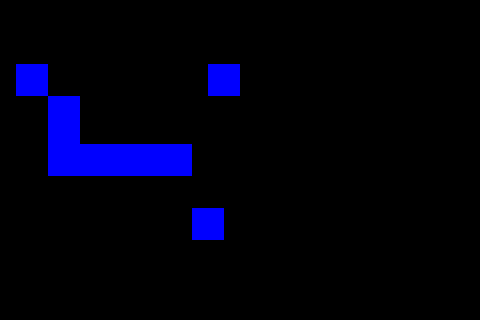

A level layout from a 2D game, rendered from its tile map. Below: a short description, then the map file with its tile-grid data intact:
An orthogonal 30x20 tile map with 16x16 px tiles, 1 tile layer (Tile Layer 1).

<map version="1.0" orientation="orthogonal" renderorder="right-down" width="30" height="20" tilewidth="16" tileheight="16" nextobjectid="1">
 <tileset firstgid="1" name="tileset" tilewidth="16" tileheight="16" tilecount="2" columns="2">
  <image source="tileset.bmp" width="32" height="16" />
 </tileset>
 <layer name="Tile Layer 1" width="30" height="20">
  <data encoding="csv">
0,0,0,0,0,0,0,0,0,0,0,0,0,0,0,0,0,0,0,0,0,0,0,0,0,0,0,0,0,0,
0,0,0,0,0,0,0,0,0,0,0,0,0,0,0,0,0,0,0,0,0,0,0,0,0,0,0,0,0,0,
0,0,0,0,0,0,0,0,0,0,0,0,0,0,0,0,0,0,0,0,0,0,0,0,0,0,0,0,0,0,
0,0,0,0,0,0,0,0,0,0,0,0,0,0,0,0,0,0,0,0,0,0,0,0,0,0,0,0,0,0,
0,1,1,0,0,0,0,0,0,0,0,0,0,1,1,0,0,0,0,0,0,0,0,0,0,0,0,0,0,0,
0,1,1,0,0,0,0,0,0,0,0,0,0,1,1,0,0,0,0,0,0,0,0,0,0,0,0,0,0,0,
0,0,0,1,1,0,0,0,0,0,0,0,0,0,0,0,0,0,0,0,0,0,0,0,0,0,0,0,0,0,
0,0,0,1,1,0,0,0,0,0,0,0,0,0,0,0,0,0,0,0,0,0,0,0,0,0,0,0,0,0,
0,0,0,1,1,0,0,0,0,0,0,0,0,0,0,0,0,0,0,0,0,0,0,0,0,0,0,0,0,0,
0,0,0,1,1,1,1,1,1,1,1,1,0,0,0,0,0,0,0,0,0,0,0,0,0,0,0,0,0,0,
0,0,0,1,1,1,1,1,1,1,1,1,0,0,0,0,0,0,0,0,0,0,0,0,0,0,0,0,0,0,
0,0,0,0,0,0,0,0,0,0,0,0,0,0,0,0,0,0,0,0,0,0,0,0,0,0,0,0,0,0,
0,0,0,0,0,0,0,0,0,0,0,0,0,0,0,0,0,0,0,0,0,0,0,0,0,0,0,0,0,0,
0,0,0,0,0,0,0,0,0,0,0,0,1,1,0,0,0,0,0,0,0,0,0,0,0,0,0,0,0,0,
0,0,0,0,0,0,0,0,0,0,0,0,1,1,0,0,0,0,0,0,0,0,0,0,0,0,0,0,0,0,
0,0,0,0,0,0,0,0,0,0,0,0,0,0,0,0,0,0,0,0,0,0,0,0,0,0,0,0,0,0,
0,0,0,0,0,0,0,0,0,0,0,0,0,0,0,0,0,0,0,0,0,0,0,0,0,0,0,0,0,0,
0,0,0,0,0,0,0,0,0,0,0,0,0,0,0,0,0,0,0,0,0,0,0,0,0,0,0,0,0,0,
0,0,0,0,0,0,0,0,0,0,0,0,0,0,0,0,0,0,0,0,0,0,0,0,0,0,0,0,0,0,
0,0,0,0,0,0,0,0,0,0,0,0,0,0,0,0,0,0,0,0,0,0,0,0,0,0,0,0,0,0
</data>
 </layer>
</map>
